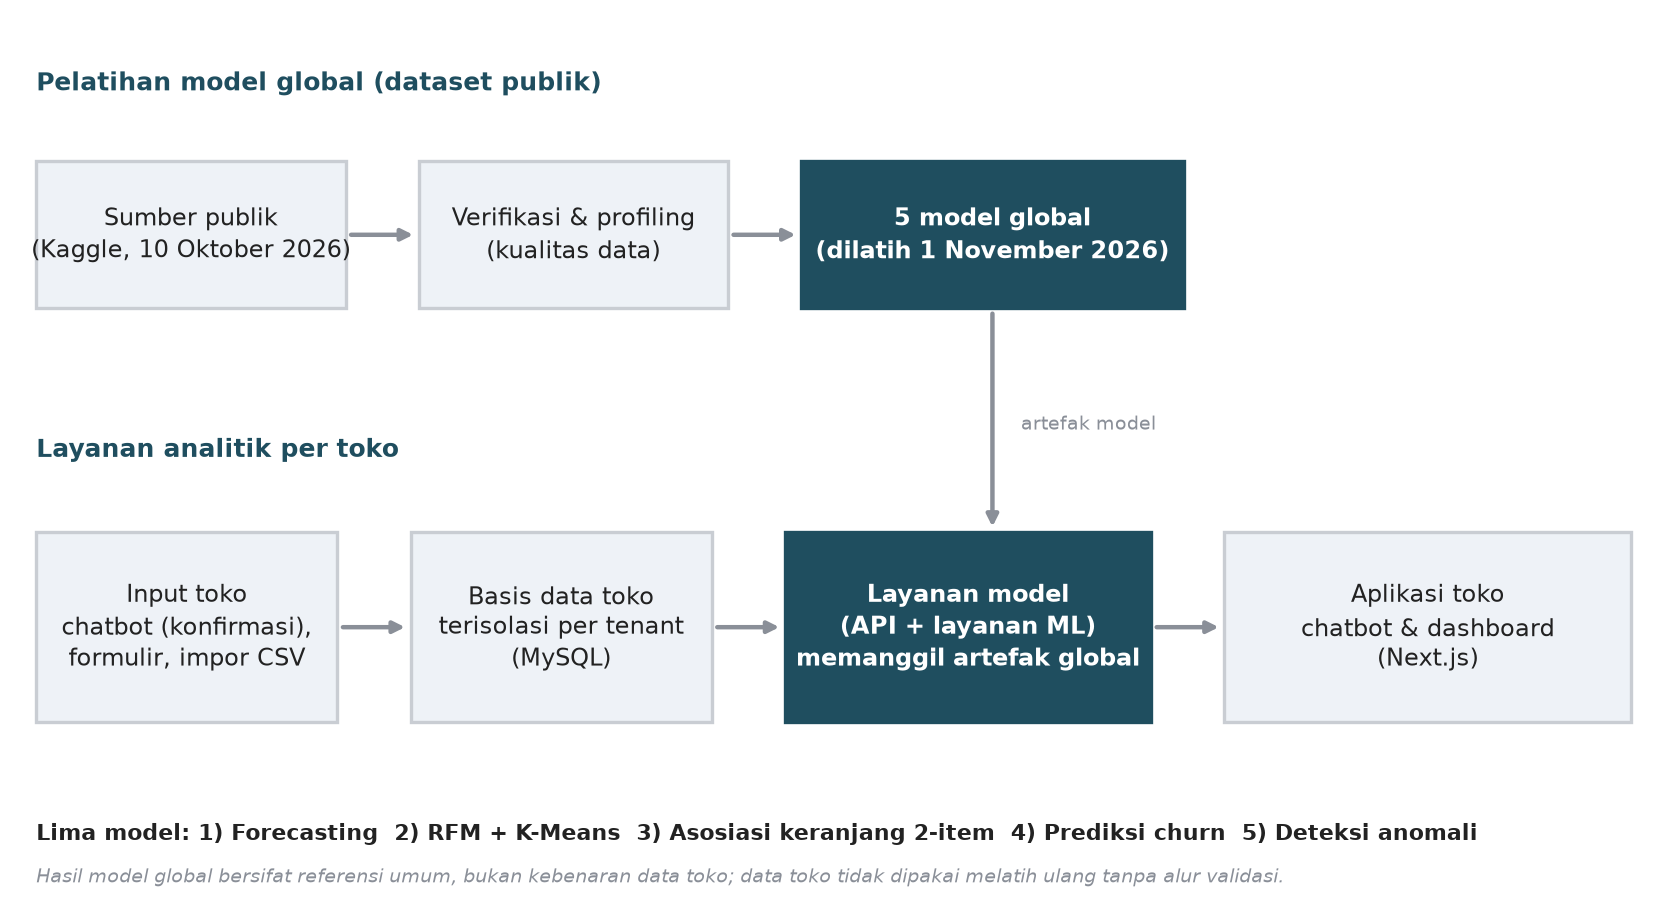

Source code (Python):
import matplotlib
matplotlib.use("Agg")
import matplotlib.pyplot as plt
import matplotlib as mpl

ACCENT = "#1f4e5f"
GRAY = "#8a8f98"
LGRAY = "#c9cdd3"
TXT = "#222222"

mpl.rcParams.update({
    "font.family": "DejaVu Sans",
    "font.size": 8.5,
    "figure.facecolor": "white",
    "savefig.bbox": "tight",
    "savefig.dpi": 200,
})

fig, ax = plt.subplots(figsize=(10.5, 5.6))
ax.axis("off")

def box(x, y, w, h, text, fill="#eef2f7", tc=TXT, fs=8.5, bold=False, edge=LGRAY):
    ax.add_patch(plt.Rectangle((x, y), w, h, facecolor=fill, edgecolor=edge, lw=1.2))
    ax.text(x + w / 2, y + h / 2, text, ha="center", va="center",
            fontsize=fs, color=tc, fontweight="bold" if bold else "normal", linespacing=1.35)

def arrow(x1, y1, x2, y2):
    ax.annotate("", xy=(x2, y2), xytext=(x1, y1),
                arrowprops=dict(arrowstyle="-|>", color=GRAY, lw=1.6))

# --- Baris atas: pelatihan model global
ax.text(0.01, 0.925, "Pelatihan model global (dataset publik)", fontsize=9,
        fontweight="bold", color=ACCENT, va="center")
box(0.01, 0.665, 0.19, 0.17, "Sumber publik\n(Kaggle, 10 Oktober 2026)", fill="#eef2f7")
box(0.245, 0.665, 0.19, 0.17, "Verifikasi & profiling\n(kualitas data)", fill="#eef2f7")
box(0.48, 0.665, 0.235, 0.17, "5 model global\n(dilatih 1 November 2026)", fill=ACCENT, tc="white", bold=True, edge=ACCENT)
arrow(0.20, 0.75, 0.245, 0.75)
arrow(0.435, 0.75, 0.48, 0.75)

# --- Baris bawah: layanan per toko
ax.text(0.01, 0.50, "Layanan analitik per toko", fontsize=9,
        fontweight="bold", color=ACCENT, va="center")
box(0.01, 0.185, 0.185, 0.22, "Input toko\nchatbot (konfirmasi),\nformulir, impor CSV", fill="#eef2f7")
box(0.24, 0.185, 0.185, 0.22, "Basis data toko\nterisolasi per tenant\n(MySQL)", fill="#eef2f7")
box(0.47, 0.185, 0.225, 0.22, "Layanan model\n(API + layanan ML)\nmemanggil artefak global", fill=ACCENT, tc="white", bold=True, edge=ACCENT)
box(0.74, 0.185, 0.25, 0.22, "Aplikasi toko\nchatbot & dashboard\n(Next.js)", fill="#eef2f7")
arrow(0.195, 0.295, 0.24, 0.295)
arrow(0.425, 0.295, 0.47, 0.295)
arrow(0.695, 0.295, 0.74, 0.295)

# --- Koneksi global ke layanan
arrow(0.5975, 0.665, 0.5975, 0.405)
ax.text(0.615, 0.53, "artefak model", fontsize=7, color=GRAY, va="center")

# --- Catatan bawah
ax.text(0.01, 0.055,
        "Lima model: 1) Forecasting  2) RFM + K-Means  3) Asosiasi keranjang 2-item  4) Prediksi churn  5) Deteksi anomali",
        fontsize=8, color=TXT, va="center", fontweight="bold")
ax.text(0.01, 0.005,
        "Hasil model global bersifat referensi umum, bukan kebenaran data toko; data toko tidak dipakai melatih ulang tanpa alur validasi.",
        fontsize=7, color=GRAY, va="center", fontstyle="italic")

ax.set_xlim(0, 1)
ax.set_ylim(0, 1)
plt.savefig("fig_arsitektur.png", bbox_inches="tight")
print("saved fig_arsitektur.png")
